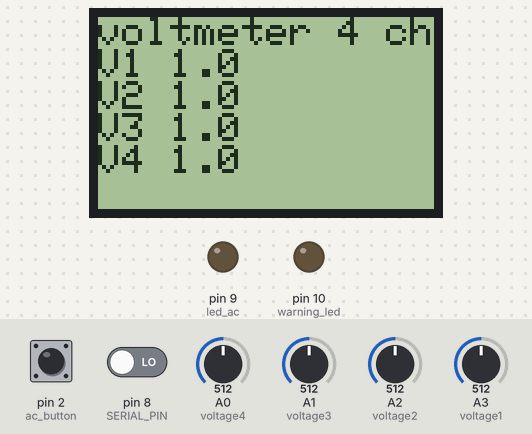
The sketch below on a simulated Arduino Uno, built with avr-gcc and run on an emulated ATmega328P. Shown: 84×48 one-colour display, output pins drawn as LEDs (lit = HIGH). The inputs (shaded band) are chosen by the test bench; at power-on: A0 (voltage4) = 512, pin 2 (ac_button) HIGH, A1 (voltage3) = 512, A2 (voltage2) = 512, A3 (voltage1) = 512, pin 8 (SERIAL_PIN) LOW. What the sketch prints to the serial monitor is not drawn.

Above: at 1.8 s.
1.9 s: A0 (voltage4) set to 99
At 2.5 s:
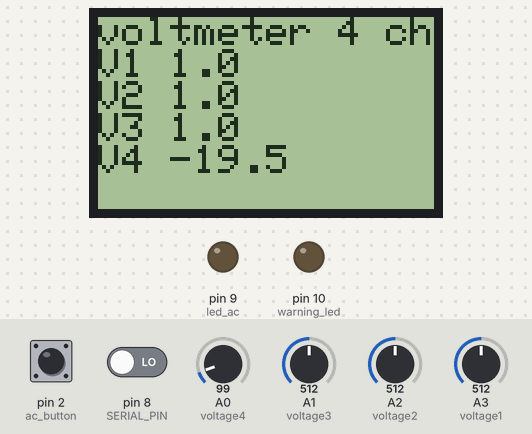
3.6 s: A0 (voltage4) set to 80
At 4.8 s:
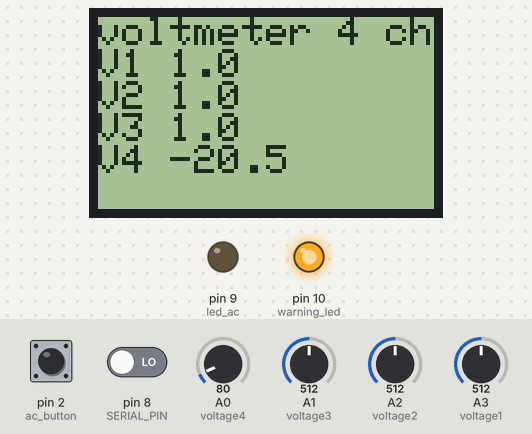
5.6 s: pin 2 (ac_button) pulled LOW for 1.25 s
At 8.2 s:
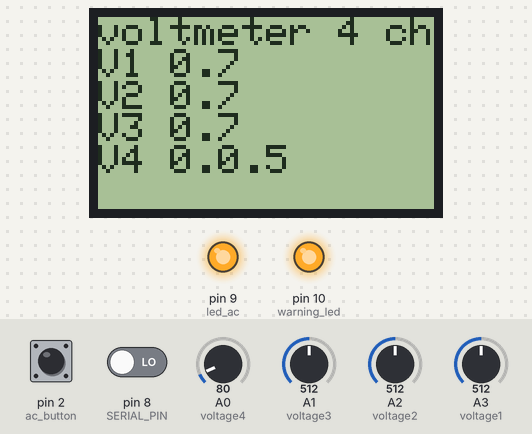
8.5 s: A1 (voltage3) set to 306
At 10.6 s:
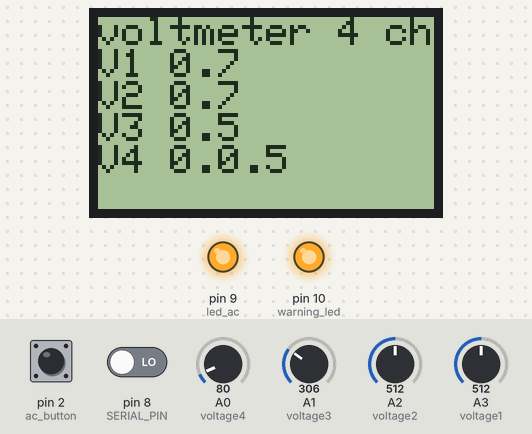
12.5 s: A2 (voltage2) set to 716
At 14.9 s:
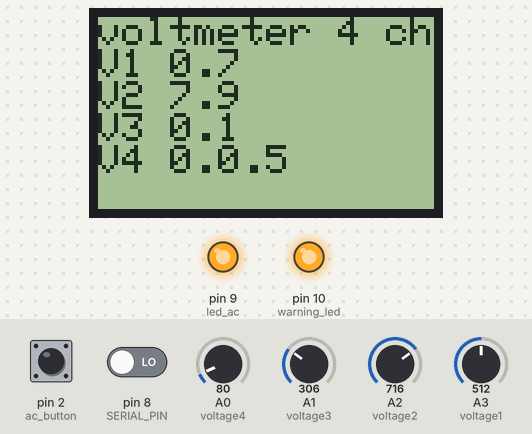
15.5 s: A3 (voltage1) set to 716
At 18.3 s:
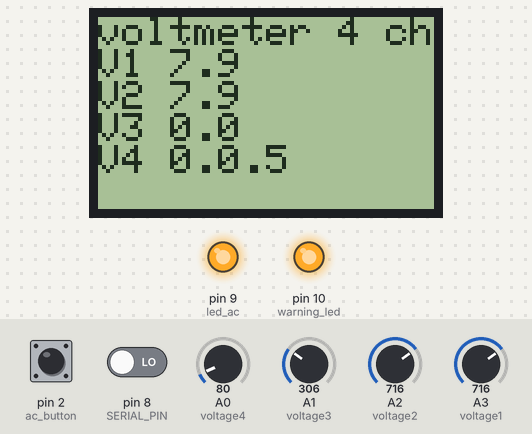
Timing chart, 0 to 19.5 s (numbered marks = the images above; inputs shaded):
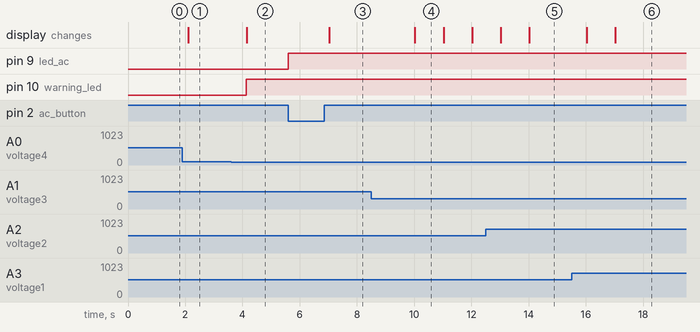

The sketch:

voltmeter.ino
```cpp
#include <PCD8544.h>
#include <math.h>
#include <SoftwareSerial.h>
static PCD8544 lcd;
// Macros

#define MAX_READ 4.73
#define MIN_READ 0.04
#define MAX_VOLT 24
#define MIN_VOLT -24
#define MAX_ARDUINOV 5
#define RESOLUTION 1023
#define DIVIDER_FACTOR 10
#define ADDER_VALUE 2.4
#define LOSS_FACTOR 1.02
#define RMS_FACTOR 0.7071
#define CANTIDAD_CANALES 4


#define SERIAL_PIN 8 // Pin de sw the inicio transmicion serial (en este caso, pin 8)


int voltage1 = A3;
int voltage2 = A2;
int voltage3 = A1;
int voltage4 = A0;
int ac_button = 2;
int led_ac = 9;
int warning_led = 10;
float ac_peak [4];
bool ac_mode = false;


//*********************** Setup Function *******************************
void setup() {
  // PCD8544-compatible displays may have a different resolution...
  lcd.begin(84, 48);
  // Serial baud rate
  Serial.begin(9600);
  // Fill array with 0s
  memset(ac_peak,0,sizeof(ac_peak));
  // GPIO
  pinMode(voltage1, INPUT);
  pinMode(voltage2, INPUT);
  pinMode(voltage3, INPUT);
  pinMode(voltage4, INPUT);
  pinMode(ac_button, INPUT);
  pinMode(led_ac, OUTPUT);
  pinMode(warning_led, OUTPUT);
  // pin 2 external interrupt
  attachInterrupt(digitalPinToInterrupt(ac_button), interruptSR, FALLING);
}


//********************* Interrupt Service Routine ************************
void interruptSR(){
  if(!ac_mode){
      Serial.println("AC Mode activated!");
      digitalWrite(led_ac, HIGH);
      ac_mode = true;
    }
  else{
    Serial.println("DC Mode activated!");
    digitalWrite(led_ac, LOW);
    ac_mode = false;
  }
}


//********************* Read Analog Voltages *****************************
float readVoltage(int pin){
  float ADC_value = analogRead(pin);
  float voltage = ADC_value*MAX_ARDUINOV/RESOLUTION;
  voltage = (voltage - ADDER_VALUE)*(DIVIDER_FACTOR)*LOSS_FACTOR;
  //voltage = round(voltage);
  return voltage;

}


//********************* Find Vpeak on AC voltages ***********************
float acPeakFinder(float peak, float voltage){
  if(voltage > peak){
      return voltage;
    }
    else{
      return peak;
      }
  }

//********************* Print voltages serial mode **********************
void printVoltage(float voltage, int ch_number){
  Serial.print("voltage");
  Serial.print(ch_number);
  Serial.print(":");
  Serial.print(voltage);
  Serial.print(" \n");
  }


//********************* Display Text on PCD8544 *************************
void displayVoltageLCD(float voltage1, float voltage2, float voltage3, float voltage4){
  // Un buffer de caracteres para almacenar el flotante como string
  char voltage_char_buffer1[3];
  char voltage_char_buffer2[3];
  char voltage_char_buffer3[3];
  char voltage_char_buffer4[3];
  // 1 enteros, 1 decimales
  dtostrf(voltage1, 1, 1, voltage_char_buffer1);

  // Initial text
  lcd.setCursor(0, 0);
  lcd.print("voltmeter 4 ch");

  //Write V1 2nd line
  lcd.setCursor(0, 1);
  lcd.print("V1");
  lcd.write(' ');
  lcd.print(voltage_char_buffer1);

  // Write V2 3th line
  lcd.setCursor(0, 2);
  dtostrf(voltage2, 1, 1, voltage_char_buffer2);
  //lcd.write(' ');
  lcd.print("V2");
  lcd.write(' ');
  lcd.print(voltage_char_buffer2);

  // Write V3 4th line

  lcd.setCursor(0, 3);
  dtostrf(voltage3, 1, 1, voltage_char_buffer3);
  lcd.print("V3");
  lcd.write(' ');
  lcd.print(voltage_char_buffer3);

  lcd.setCursor(0, 4);
  dtostrf(voltage4, 1, 1, voltage_char_buffer4);
  //lcd.write(' ');
  lcd.print("V4");
  lcd.write(' ');
  lcd.print(voltage_char_buffer4);
}

//************************ Main loop ****************************
void loop() {
  static float v[] = {0,0,0,0};
  // read voltages
  v[0] = readVoltage(voltage1);
  v[1] = readVoltage(voltage2);
  v[2] = readVoltage(voltage3);
  v[3] = readVoltage(voltage4);

  // check for near voltage limit warning
  for (int i = 0; i < CANTIDAD_CANALES; i++){
    if(v[i] > 20 || v[i] < -20){
      digitalWrite(warning_led, HIGH);
      }
    }
  if(!ac_mode){
    //print LCD
    displayVoltageLCD(v[0], v[1], v[2], v[3]);

    // print serial
    if (digitalRead(SERIAL_PIN) == HIGH) { // Cuando el pin 8 está en alto se realiza la impresion serial
      for (int i = 1; i < 5; i++) {
        Serial.print("Voltaje");
        Serial.print(' ');
        Serial.print(i);
        Serial.print("=");
        if (i==1){
          Serial.print(v[0]);}
        if (i==2){
          Serial.print(v[1]);}
        if (i==3){
          Serial.print(v[2]);}
        if (i==4){
          Serial.print(v[3]);}
        Serial.print(' ');
        Serial.println("V");
    }
}

    delay(1000);
    }
  else if(ac_mode && millis()%1000 == 0){
    for(int i = 0; i < CANTIDAD_CANALES; i++){
        ac_peak[i]*=0.7071;
      }

      // print LCD
      displayVoltageLCD(ac_peak[0], ac_peak[1], ac_peak[2], ac_peak[3]);

      // print serial
      if (digitalRead(SERIAL_PIN) == HIGH) { // Cuando el pin 12 está en alto se realiza la impresion serial
        for (int i = 1; i < 5; i++) {
          Serial.print("Voltaje");
          Serial.print(' ');
          Serial.print(i);
          Serial.print("=");
          if (i==1){
            Serial.print(ac_peak[0]);}
          if (i==2){
            Serial.print(ac_peak[1]);}
          if (i==3){
            Serial.print(ac_peak[2]);}
          if (i==4){
            Serial.print(ac_peak[3]);}
          Serial.print(' ');
          Serial.println("V");
    }
}
  }
  else if(ac_mode){
    ac_peak[0] = acPeakFinder(ac_peak[0], v[0]);
    ac_peak[1] = acPeakFinder(ac_peak[1], v[1]);
    ac_peak[2] = acPeakFinder(ac_peak[2], v[2]);
    ac_peak[3] = acPeakFinder(ac_peak[3], v[3]);
  }
}
```

Measured:
- the behaviour switches between 90 and 89 on A0 (voltage4) (found by bisection; images 1 and 2)
- after the input at 1.9 s, the display: changes after 0.20 s (image 1)
- after the input at 3.6 s, pin 10 (warning_led): LOW → HIGH after 0.53 s; the display: changes after 0.56 s (image 2)
- after the input at 5.6 s, pin 9 (led_ac): LOW → HIGH at once; the display: changes after 1.4 s (image 3)
- after the input at 8.5 s, the display: changes after 1.5 s (image 4)
- after the input at 15.5 s, the display: first changes after 0.53 s (image 6 shows a later state)
- what the display in image 4 shows lasts 1.0 s, from 10.0 s to 11.0 s
